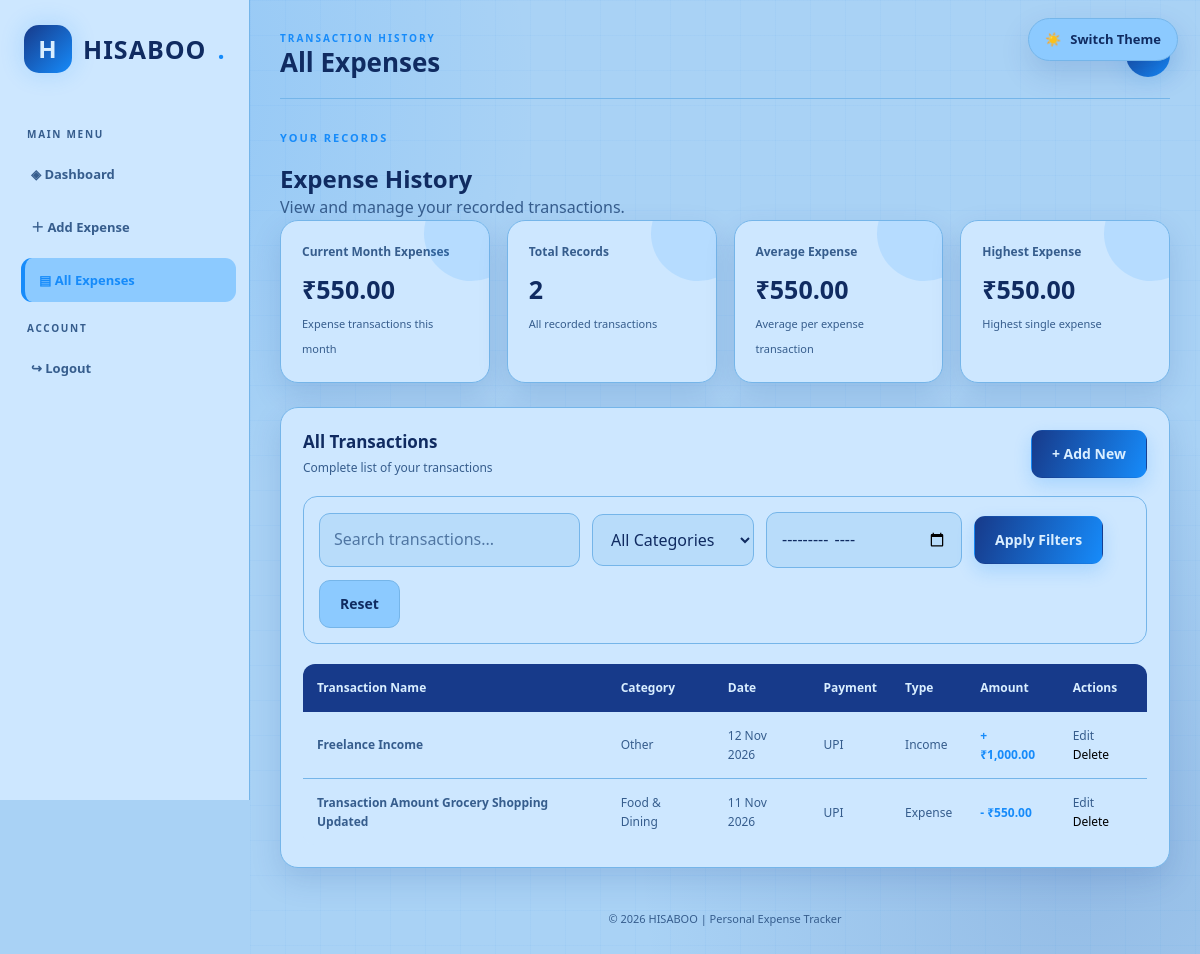
Screenshot of /expenses.php (signed in) with the database file from the repository.
### tables this page shows
CREATE TABLE `expenses` (
  `id` int(11) NOT NULL,
  `user_id` int(11) NOT NULL,
  `title` varchar(150) NOT NULL,
  `amount` decimal(10,2) NOT NULL,
  `category` varchar(50) NOT NULL,
  `expense_date` date NOT NULL,
  `description` text DEFAULT NULL,
  `created_at` timestamp NULL DEFAULT current_timestamp(),
  `payment_method` varchar(50) NOT NULL DEFAULT 'Other',
  `type` varchar(20) NOT NULL DEFAULT 'Expense'
);

### expenses.php (the view, shortened to what this page needs)
<?php
require_once "db.php";
$user_id = (int) $_SESSION['user_id'];
$search = trim($_GET['search'] ?? '');
$category = $_GET['category'] ?? '';
$month = $_GET['month'] ?? '';
$summaryStmt = $conn->prepare("
    SELECT
        COALESCE(SUM(
            CASE
                WHEN type = 'Expense'
                AND YEAR(expense_date) = YEAR(CURDATE())
                AND MONTH(expense_date) = MONTH(CURDATE())
                THEN amount
                ELSE 0
            END
        ), 0) AS monthly_expenses,
        COUNT(*) AS total_records,
        COALESCE(AVG(
            CASE WHEN type = 'Expense' THEN amount ELSE NULL END
        ), 0) AS average_expense,
        COALESCE(MAX(
            CASE WHEN type = 'Expense' THEN amount ELSE NULL END
        ), 0) AS highest_expense
    FROM expenses
    WHERE user_id = ?
");
$summaryStmt->bind_param("i", $user_id);
$summaryStmt->execute();
$summary = $summaryStmt->get_result()->fetch_assoc();
$stmt = $conn->prepare("
    SELECT
        id,
        title,
        amount,
        category,
        expense_date,
        payment_method,
        type,
        description
    FROM expenses
    WHERE user_id = ?
    AND (? = '' OR CONCAT_WS(' ', title, category, description)
        LIKE CONCAT('%', ?, '%'))
    AND (? = '' OR category = ?)
    AND (? = '' OR DATE_FORMAT(expense_date, '%Y-%m') = ?)
    ORDER BY expense_date DESC, id DESC
");
$stmt->bind_param(
    "issssss",
    $user_id,
    $search,
    $search,
    $category,
    $category,
    $month,
    $month
);
$stmt->execute();
$transactions = $stmt->get_result();
function clean($value) {
    return htmlspecialchars((string)$value, ENT_QUOTES, 'UTF-8');
}
function money($amount) {
    return number_format((float)$amount, 2);
}
?>
<!DOCTYPE html>
<html lang="en">
<head>
    <link rel="stylesheet" href="style.css">
</head>
<body>
<label for="theme-toggle" class="theme-switch">
    <span class="sun-icon">☀️</span>
    <span>Switch Theme</span>
</label>
<div class="app-layout">
    <aside class="sidebar">
        <a href="dashboard.php" class="brand-logo">
            <span class="logo-icon">H</span>
            HISABOO<span class="logo-dot">.</span>
        </a>
        <p class="sidebar-label">MAIN MENU</p>
        <nav class="side-nav">
            <a href="dashboard.php" class="side-link">
                ◈ Dashboard
            </a>
            <a href="add-expense.php" class="side-link">
                ＋ Add Expense
            </a>
            <a href="expenses.php" class="side-link active">
                ▤ All Expenses
            </a>
        </nav>
        <p class="sidebar-label">ACCOUNT</p>
        <nav class="side-nav">
            <a href="logout.php" class="side-link">
                ↪ Logout
            </a>
        </nav>
    </aside>
    <main class="main-content">
        <header class="topbar">
            <div>
                <p class="topbar-kicker">TRANSACTION HISTORY</p>
                <h1>All Expenses</h1>
            </div>
            <div class="avatar">
            </div>
        </header>
        <section class="page-intro">
            <span class="welcome-label">YOUR RECORDS</span>
            <h2>Expense History</h2>
            <p>
                View and manage your recorded transactions.
            </p>
        </section>
        <section class="summary-grid">
            <article class="summary-card">
                <div class="summary-top">
                    Current Month Expenses
                </div>
                <h3>
                    ₹<?php echo money($summary['monthly_expenses']); ?>
                </h3>
                <small>Expense transactions this month</small>
            </article>
            <article class="summary-card">
                <div class="summary-top">
                    Total Records
                </div>
                <h3>
                    <?php echo (int)$summary['total_records']; ?>
                </h3>
                <small>All recorded transactions</small>
            </article>
            <article class="summary-card">
                <div class="summary-top">
                    Average Expense
                </div>
                <h3>
                    ₹<?php echo money($summary['average_expense']); ?>
                </h3>
                <small>Average per expense transaction</small>
            </article>
            <article class="summary-card">
                <div class="summary-top">
                    Highest Expense
                </div>
                <h3>
                    ₹<?php echo money($summary['highest_expense']); ?>
                </h3>
                <small>Highest single expense</small>
            </article>
        </section>
        <section class="panel">
            <div class="panel-heading">
                <div>
                    <h3>All Transactions</h3>
                    <p>Complete list of your transactions</p>
                </div>
                <a href="add-expense.php" class="primary-btn">
                    + Add New
                </a>
            </div>
            <form action="expenses.php" method="GET">
                <div class="filter-bar">
                    <div class="search-box">
                        <input
                            type="search"
                            name="search"
                            placeholder="Search transactions..."
                            aria-label="Search transactions"
                            value="<?php echo clean($search); ?>"
                        >
                    </div>
                    <select
                        class="filter-select"
                        name="category"
                        aria-label="Filter category"
                    >
                        <option value="">All Categories</option>
                    </select>
                    <input
                        type="month"
                        class="filter-select"
                        name="month"
                        value="<?php echo clean($month); ?>"
                        aria-label="Filter month"
                    >
                    <button type="submit" class="primary-btn">
                        Apply Filters
                    </button>
                    <a href="expenses.php" class="outline-btn">
                        Reset
                    </a>
                </div>
            </form>
            <div class="table-wrap">
                <table class="data-table">
                    <thead>
                        <tr>
                            <th>Transaction Name</th>
                            <th>Category</th>
                            <th>Date</th>
                            <th>Payment</th>
                            <th>Type</th>
                            <th>Amount</th>
                            <th>Actions</th>
                        </tr>
                    </thead>
                    <tbody>
                        <?php if ($transactions->num_rows > 0): ?>
                            <?php while ($row = $transactions->fetch_assoc()): ?>
                                <tr>
                                    <td>
                                        <strong>
                                            <?php echo clean($row['title']); ?>
                                        </strong>
                                    </td>
                                    <td>
                                        <?php echo clean($row['category']); ?>
                                    </td>
                                    <td>
                                        <?php
                                        echo date(
                                            'd M Y',
                                            strtotime($row['expense_date'])
                                        );
                                        ?>
                                    </td>
                                    <td>
                                        <?php echo clean($row['payment_method']); ?>
                                    </td>
                                    <td>
                                        <?php echo clean($row['type']); ?>
                                    </td>
                                    <td class="amount-cell">
                                        <?php if ($row['type'] === 'Income'): ?>
                                            + ₹<?php echo money($row['amount']); ?>
                                        <?php else: ?>
                                            - ₹<?php echo money($row['amount']); ?>
                                        <?php endif; ?>
                                    </td>
                                    <td class="action-links">
                                        <a href="edit_expense.php?id=<?php echo (int)$row['id']; ?>">
                                            Edit
                                        </a>
                                        <form
                                            action="delete_expense.php"
                                            method="POST"
                                            style="display:inline;"
                                            onsubmit="return confirm('Are you sure you want to delete this transaction?');"
                                        >
                                            <button
                                                type="submit"
                                                class="delete-link"
                                                style="background:none;border:none;cursor:pointer;font:inherit;"
                                            >
                                                Delete
                                            </button>
                                        </form>
                                    </td>
                                </tr>
                            <?php endwhile; ?>
                        <?php endif; ?>
                    </tbody>
                </table>
            </div>
        </section>
        <footer class="page-footer">
            © 2026 HISABOO | Personal Expense Tracker
        </footer>
    </main>
</div>
</body>
</html>

### rows the page displays
expenses: title "Freelance Income", category "Other", expense_date "12 Nov 2026", payment_method "UPI", type "Income", amount "1,000.00"
expenses: title "Transaction Amount Grocery Shopping Updated", category "Food & Dining", expense_date "11 Nov 2026", payment_method "UPI", type "Expense", amount "550.00"

### other values shown
money($summary['monthly_expenses']) "550.00"
$summary['total_records'] "2"
money($summary['average_expense']) "550.00"
money($summary['highest_expense']) "550.00"
